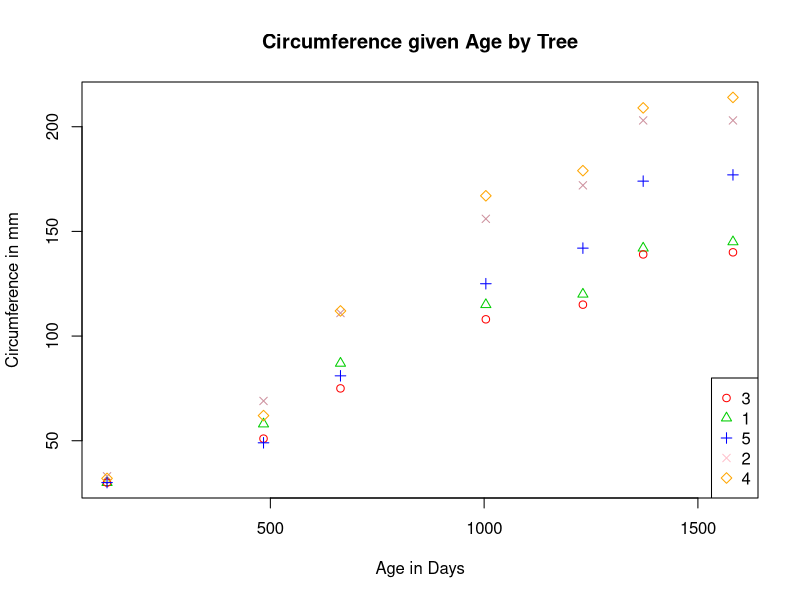
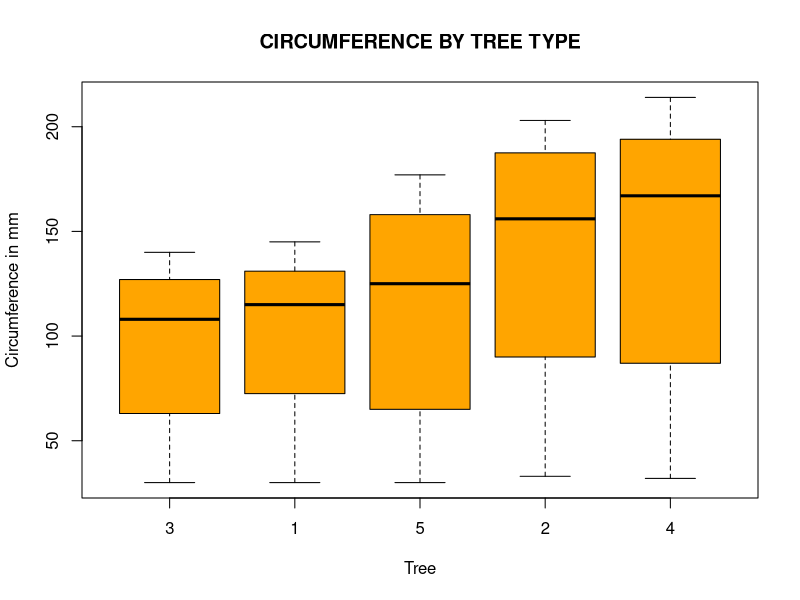

Here is the R script that generated these plots, in order:
## ---- chunk 1
#load and attach Orange dataset
Orange <- Orange
attach(Orange)

#Find mean circumference for each Tree size
round(tapply(circumference, Tree, mean), 2)

#Find standard deviation of circumferences for each Tree size
round(tapply(circumference, Tree, sd), 2)
## ---- chunk 2
#Create plot of trunk circumferences against tree age

plot( age,circumference, pch=c(1:5)[unclass(Tree)], xlab = "Age in Days", ylab = "Circumference in mm",  main = "Circumference given Age by Tree", col=c("red","green3","blue", "pink3", "orange")[unclass(Tree)] )  # different symbol
legend("bottomright", legend=levels(Tree) , pch=c(1:5), col=c("red","green3","blue", "pink", "orange"))

## ---- chunk 3
#Boxplot of trunk circumferences against tree

boxplot(circumference~Tree, main=toupper("Circumference by Tree type"), font.main=3, cex.main=1.2, xlab="Tree", ylab="Circumference in mm", font.lab=3, col="orange")

